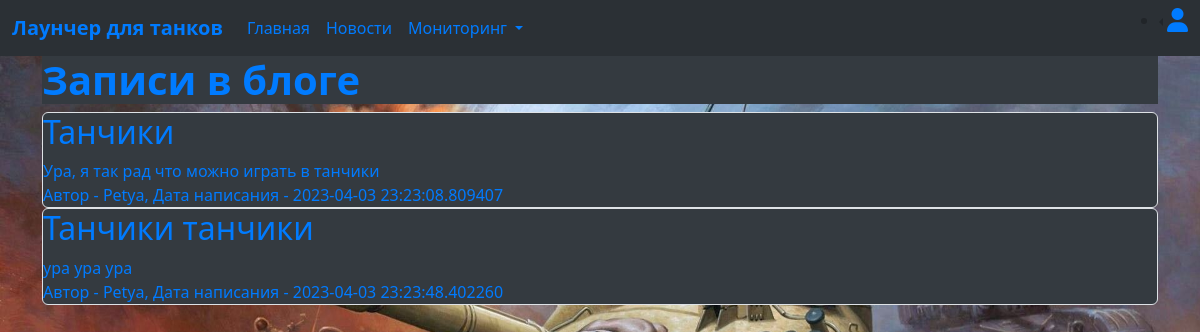
Page /open_news on the earlier database version.
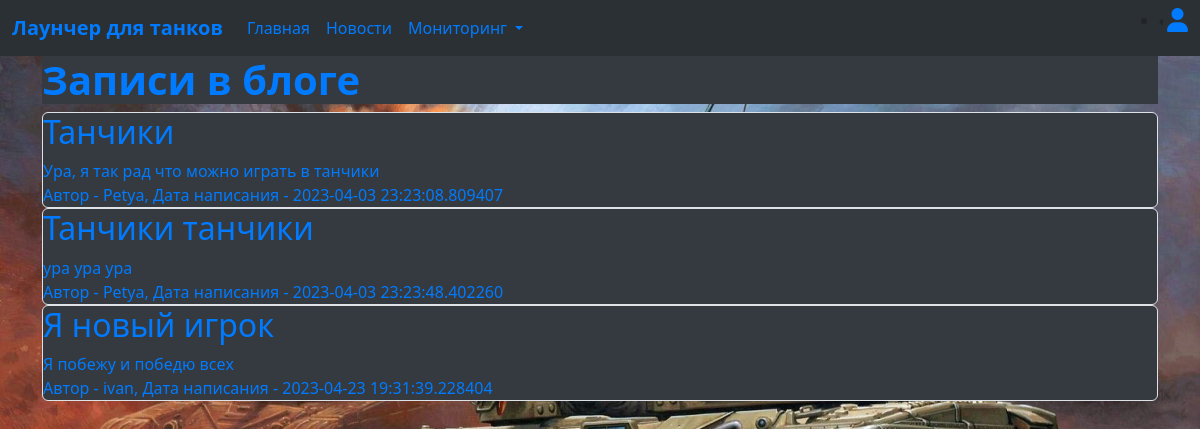
Same page on the later database version.
### data/news.py (models this page shows, shortened)
class News(SqlAlchemyBase, SerializerMixin):
    __tablename__ = 'news'
    id = sqlalchemy.Column(sqlalchemy.Integer,
                           primary_key=True, autoincrement=True)
    title = sqlalchemy.Column(sqlalchemy.String, nullable=True)
    content = sqlalchemy.Column(sqlalchemy.String, nullable=True)
    created_date = sqlalchemy.Column(sqlalchemy.DateTime,
                                     default=datetime.datetime.now)
    is_private = sqlalchemy.Column(sqlalchemy.Boolean, default=True)
    user_id = sqlalchemy.Column(sqlalchemy.Integer,
                                sqlalchemy.ForeignKey("users.id"))
    user = orm.relationship('User', back_populates='news')

### data/users.py (models this page shows, shortened)
class User(SqlAlchemyBase, UserMixin, SerializerMixin):
    __tablename__ = 'users'
    id = sqlalchemy.Column(sqlalchemy.Integer,
                           primary_key=True, autoincrement=True)
    name = sqlalchemy.Column(sqlalchemy.String, nullable=True)
    about = sqlalchemy.Column(sqlalchemy.String, nullable=True)
    email = sqlalchemy.Column(sqlalchemy.String,
                              index=True, unique=True, nullable=True)
    hashed_password = sqlalchemy.Column(sqlalchemy.String, nullable=True)
    created_date = sqlalchemy.Column(sqlalchemy.DateTime,
                                     default=datetime.datetime.now)
    equipment = orm.relationship("Equipment", back_populates='user')
    news = orm.relationship("News", back_populates='user')

### server.py (the view)
@app.route('/open_news')
def open_news():
    db_sess = db_session.create_session()
    if current_user.is_authenticated:
        news = db_sess.query(News).filter(
            (News.user == current_user) | (News.is_private != True))
    else:
        news = db_sess.query(News).filter(News.is_private != True)
    return render_template("open_news.html", news=news)

### data/db_session.py (called while the page is built)
def create_session() -> Session:
    global __factory
    return __factory()

### templates/open_news.html (shortened to what this page needs)
{% extends "base.html" %}
{% block content %}
<h1 style="background-color: #343A40; color: #007BFF"><strong>Записи в блоге</strong></h1>
{% for item in news%}
<div style="background-color: #343A40; color: #007BFF" class="col-md6 border rounded">
    <h2> {{item.title}}</h2>
    <div>
        {{item.content}}
    </div>
    <div>
        Автор - {{item.user.name}}, Дата написания - {{item.created_date}}
    </div>
</div>
{% endfor %}
{% endblock %}

Differences in the rows shown:
added News: title "Я новый игрок", content "Я побежу и победю всех", user.name "ivan", created_date "2023-04-23 19:31:39.228404"
